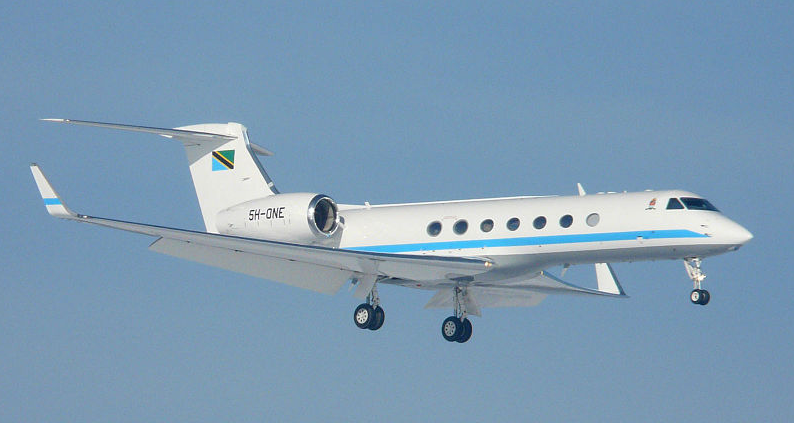
#> input picture 计算机视觉课程/gulfstream.png, 794 x 423 px
$ python 'rotate image.py'
#> lines starting #> are read from the running program, lines starting #| are printed output that depends on the picture
# import the Python Image processing Library

from PIL import Image

# Create an Image object from an Image

colorImage = Image.open("./gulfstream.png")
#> colorImage is the input picture: PIL image 794x423 RGB; mean R, G, B 125.4, 155.7, 180.7


# Rotate it by 45 degrees

rotated = colorImage.rotate(45)
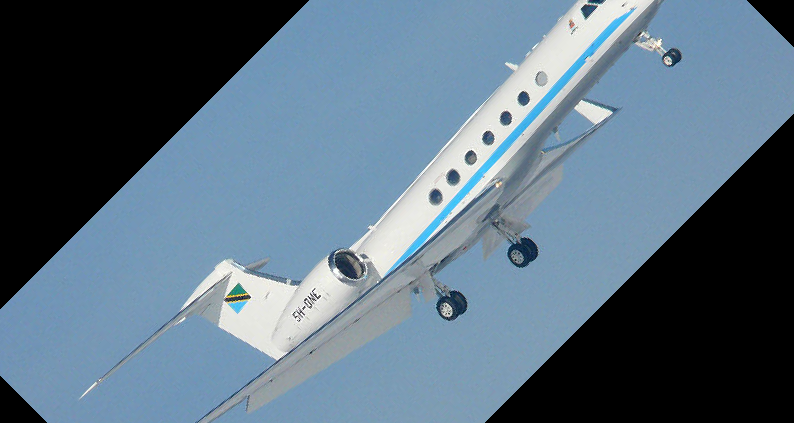
#> rotated: PIL image 794x423 RGB; mean R, G, B 91.1, 111.7, 128.3

# Rotate it by 90 degrees

#transposed = colorImage.transpose(Image.ROTATE_90)

# Display the Original Image

colorImage.show()

# Display the Image rotated by 45 degrees

rotated.show()

# Display the Image rotated by 90 degrees

#transposed.show()
